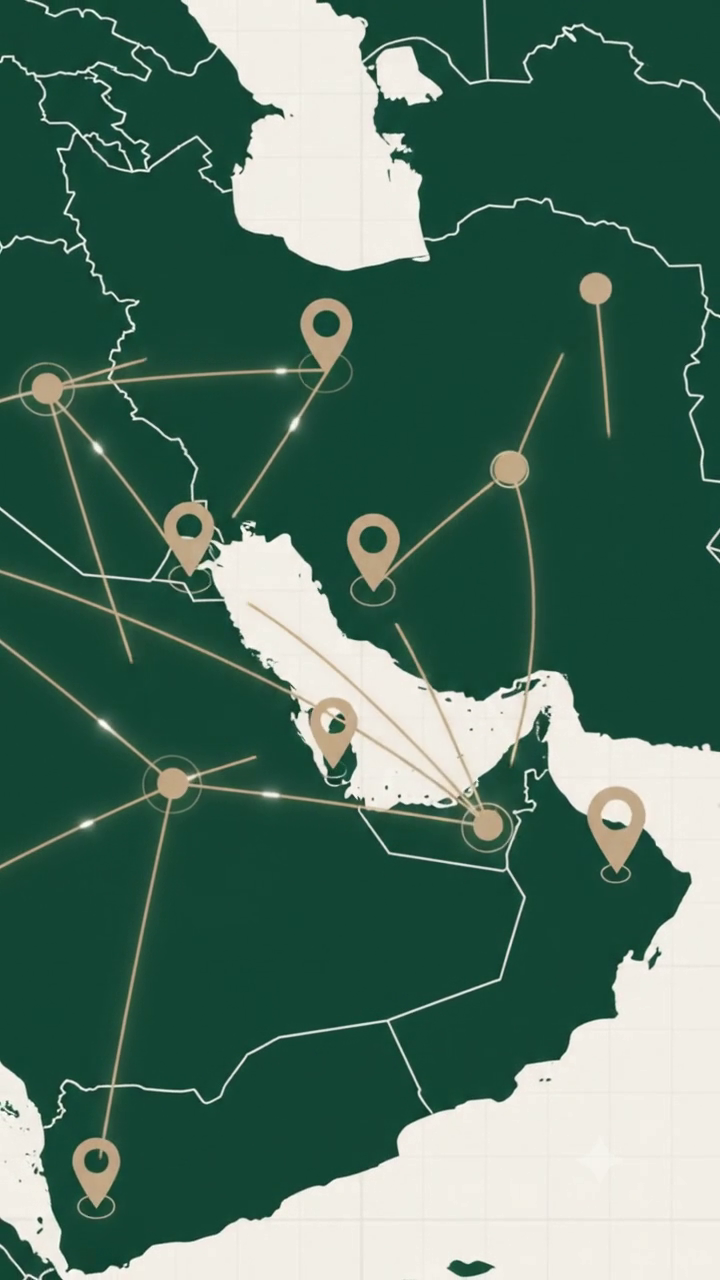
#> input picture clinstat/assets/map_gulf.png, 720 x 1280 px, found by its file name
$ python trace.py
#> lines starting #> are read from the running program, lines starting #| are printed output that depends on the picture; after the words box and inside, x2 and y2 are one past the last pixel; in counts of white or black regions, pixels touching at a corner belong together
import cv2, numpy as np, json
img = cv2.imread("brand/assets/map_gulf.png"); h, w = img.shape[:2]; print(w, h)
#> further down, img is the input picture: shape (1280, 720, 3); mean B, G, R 96.1, 111.6, 76.7
#> after `h, w = img.shape[:2]`: h = 1280; w = 720
b, g, r = [img[..., i].astype(int) for i in range(3)]
light = (r > 205) & (g > 200) & (b > 185)
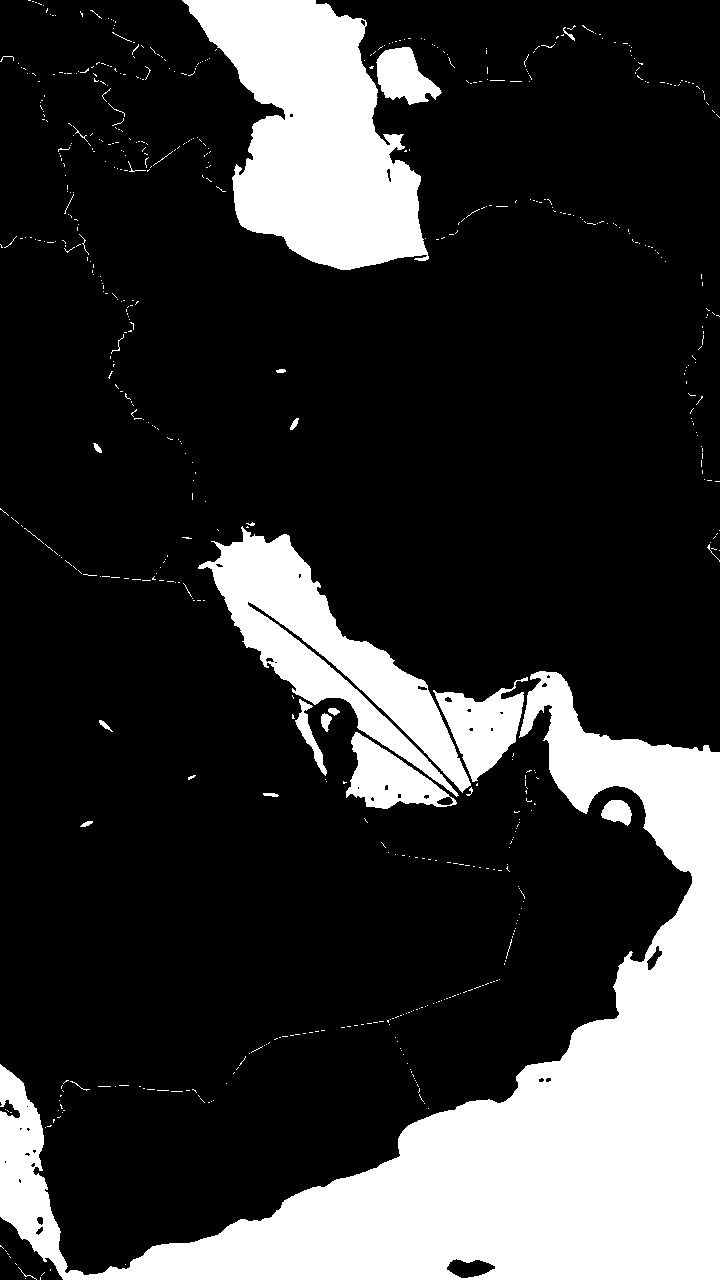
#> light: shape (1280, 720) bool; 21.7% white; 629 white regions (596 under 20 px), largest, box (x1, y1, x2, y2) and area: (0, 671, 720, 1280) 123408, (182, 0, 429, 270) 38654, (198, 526, 471, 797) 22497
m = (light*255).astype(np.uint8)
# sea: large light regions (close small gaps cut by gold route lines)
sea = cv2.morphologyEx(m, cv2.MORPH_CLOSE, np.ones((9, 9), np.uint8))
#> sea: shape (1280, 720); 22.4% white; 407 white regions (352 under 20 px), largest, box (x1, y1, x2, y2) and area: (0, 522, 720, 1280) 159181, (182, 0, 442, 270) 42036, (601, 800, 632, 826) 558
n, lab, stats, _ = cv2.connectedComponentsWithStats(sea)
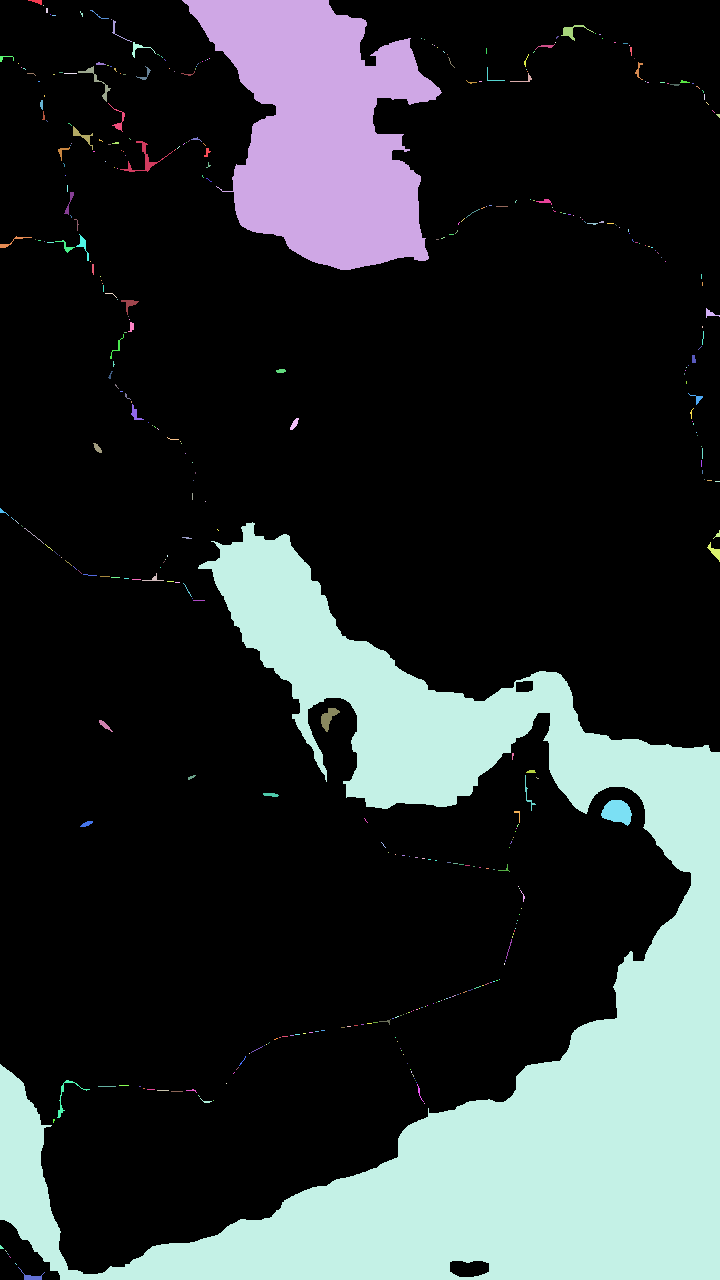
#> lab: shape (1280, 720) int32; 408 distinct labels, from 0 to 407; one colour per label, 0 black
#> n = 408; stats = 408 rows, first 6: [0, 0, 720, 1280, 715432], [28, 0, 14, 5, 37], [182, 0, 260, 270, 42036], [43, 5, 1, 1, 1], [46, 8, 2, 5, 10], [80, 11, 3, 6, 8]
big = np.zeros_like(sea)
for i in range(1, n):
    if stats[i, cv2.CC_STAT_AREA] > 2500: big[lab == i] = 255
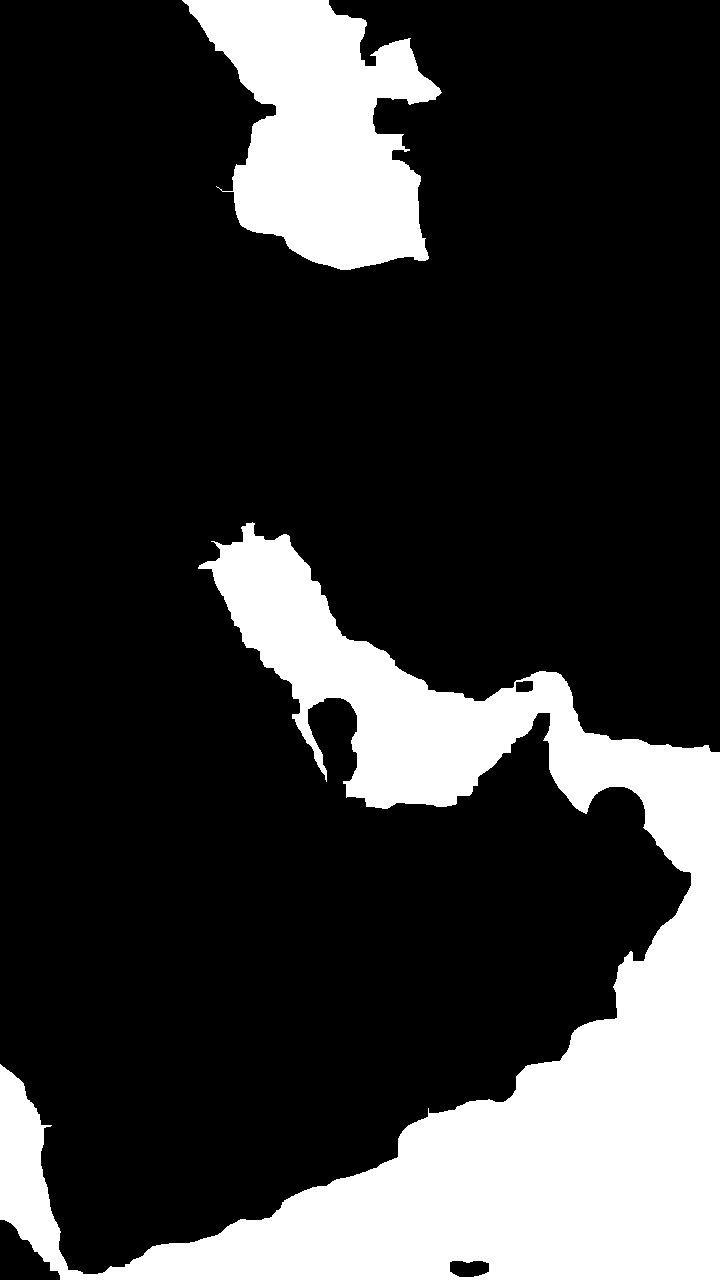
#> big: shape (1280, 720); 21.8% white; 2 white regions, box (x1, y1, x2, y2) and area: (0, 522, 720, 1280) 159181, (182, 0, 442, 270) 42036
big = cv2.GaussianBlur(big, (0, 0), 2.0); big = (big > 127).astype(np.uint8)*255
#> after `big = (big > 127).astype(np.uint8) * 255`: big: shape (1280, 720); 21.8% white; 2 white regions
def to_path(cnts, scale=1.5, eps=1.1, close=True):
    out = []
    for c in cnts:
        c = cv2.approxPolyDP(c, eps, close)
        if len(c) < 3: continue
        pts = c[:, 0, :]*scale
        out.append("M" + " L".join(f"{x:.1f},{y:.1f}" for x, y in pts) + ("Z" if close else ""))
    return " ".join(out)
cnts, hier = cv2.findContours(big, cv2.RETR_CCOMP, cv2.CHAIN_APPROX_NONE)
#> cnts = 3 contours; box (x1, y1, x2, y2) and area: (0, 523, 720, 1280) 157628, (184, 0, 441, 270) 41464, (449, 1260, 490, 1278) 572
sea_path = to_path([c for c in cnts if cv2.contourArea(c) > 60])
#> the loop in to_path, `for c in cnts:` made 3 passes
#> after the loop in to_path, `for c in cnts:`: out = 3 items
# borders: bright thin stuff on land (not sea)
land_light = cv2.bitwise_and(m, cv2.bitwise_not(cv2.dilate(big, np.ones((5, 5), np.uint8))))
#> land_light: shape (1280, 720); 0.36% white; 597 white regions (572 under 20 px), largest, box (x1, y1, x2, y2) and area: (601, 800, 632, 826) 554, (321, 713, 332, 732) 131, (328, 708, 340, 716) 62
land_light = cv2.morphologyEx(land_light, cv2.MORPH_OPEN, np.ones((1, 1), np.uint8))
n2, lab2, st2, _ = cv2.connectedComponentsWithStats(land_light)
#> lab2: shape (1280, 720) int32; 598 distinct labels, from 0 to 597
#> n2 = 598; st2 = 598 rows, first 6: [0, 0, 720, 1280, 918274], [28, 0, 3, 1, 3], [32, 1, 2, 1, 2], [35, 2, 2, 1, 2], [38, 3, 4, 2, 4], [43, 5, 1, 1, 1]
keep = np.zeros_like(land_light)
for i in range(1, n2):
    if st2[i, cv2.CC_STAT_AREA] > 40: keep[lab2 == i] = 255
sk = cv2.ximgproc.thinning(keep) if hasattr(cv2, "ximgproc") else keep
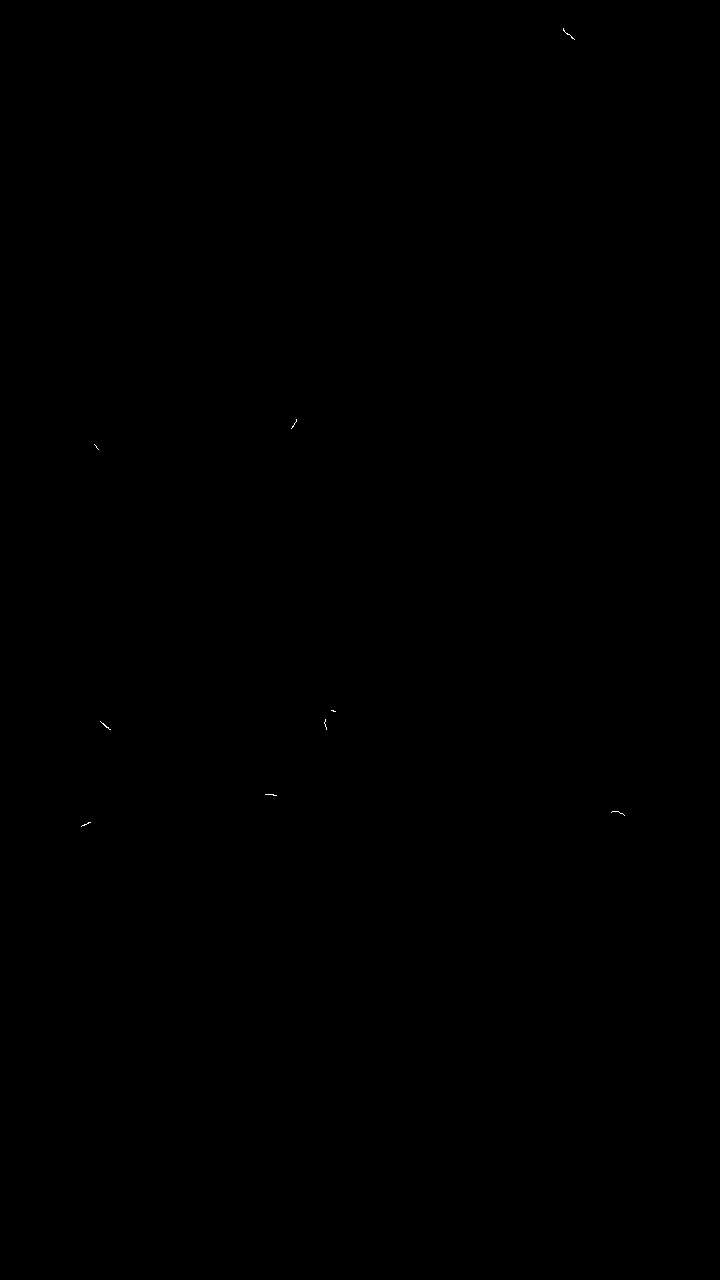
#> sk: shape (1280, 720); 0.01% white in thin lines or dots, all inside (x1, y1, x2, y2) = (81, 28, 625, 827)
cb, _ = cv2.findContours(keep, cv2.RETR_LIST, cv2.CHAIN_APPROX_NONE)
#> cb = 9 contours; largest, box (x1, y1, x2, y2) and area: (601, 800, 632, 826) 513, (321, 713, 332, 732) 110, (328, 708, 340, 716) 48, (99, 720, 113, 732) 41, (290, 418, 299, 430) 41
border_path = to_path([c for c in cb if cv2.arcLength(c, True) > 50], eps=1.0)
#> the loop in to_path (call 2), `for c in cnts:` made 1 pass
print(len(sea_path), len(border_path))
#| 5203 140
json.dump({"sea": sea_path, "borders": border_path}, open("mg/map_paths.json", "w"))
# preview
prev = np.zeros((int(h*1.5), int(w*1.5), 3), np.uint8); prev[:] = (43, 59, 18)
cv2.imwrite("mg/prev_mask.png", cv2.resize(big, (w, h)))
